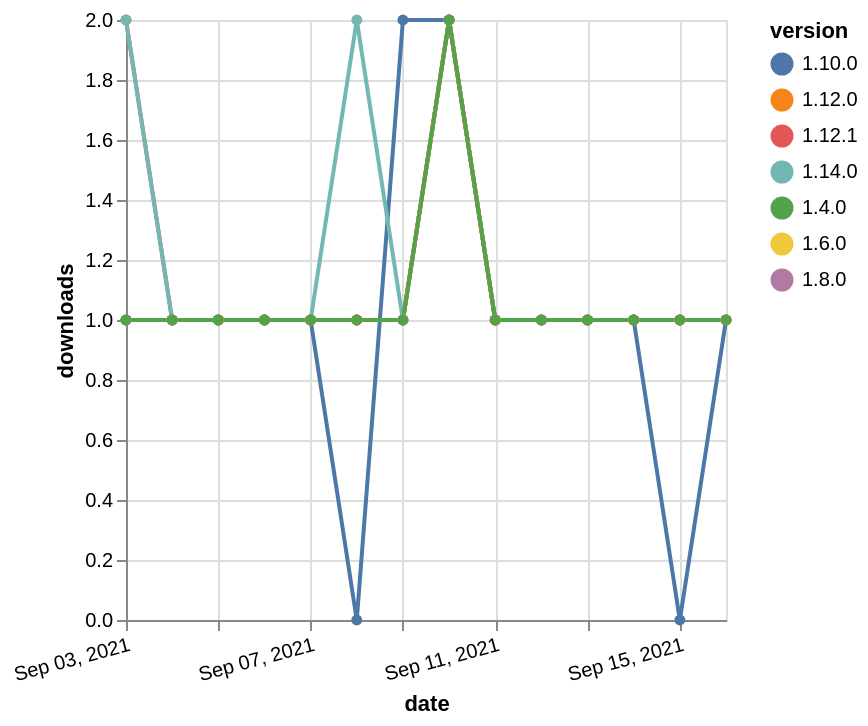

Here is the Vega-Lite specification saved for this chart:
### Vega-Lite specification from a JSON file in a GitHub repository (floating-point values rounded to 4 significant figures)
{"$schema": "https://vega.github.io/schema/vega-lite/v5.json", "description": "A simple bar chart with embedded data.", "data": {"values": [{"date": "2021-09-03", "total": 190, "delta": 1, "version": "1.6.0"}, {"date": "2021-09-04", "total": 191, "delta": 1, "version": "1.6.0"}, {"date": "2021-09-05", "total": 192, "delta": 1, "version": "1.6.0"}, {"date": "2021-09-06", "total": 193, "delta": 1, "version": "1.6.0"}, {"date": "2021-09-07", "total": 194, "delta": 1, "version": "1.6.0"}, {"date": "2021-09-08", "total": 195, "delta": 1, "version": "1.6.0"}, {"date": "2021-09-09", "total": 196, "delta": 1, "version": "1.6.0"}, {"date": "2021-09-10", "total": 198, "delta": 2, "version": "1.6.0"}, {"date": "2021-09-11", "total": 199, "delta": 1, "version": "1.6.0"}, {"date": "2021-09-12", "total": 200, "delta": 1, "version": "1.6.0"}, {"date": "2021-09-13", "total": 201, "delta": 1, "version": "1.6.0"}, {"date": "2021-09-14", "total": 202, "delta": 1, "version": "1.6.0"}, {"date": "2021-09-15", "total": 203, "delta": 1, "version": "1.6.0"}, {"date": "2021-09-16", "total": 204, "delta": 1, "version": "1.6.0"}, {"date": "2021-09-03", "total": 181, "delta": 1, "version": "1.8.0"}, {"date": "2021-09-04", "total": 182, "delta": 1, "version": "1.8.0"}, {"date": "2021-09-05", "total": 183, "delta": 1, "version": "1.8.0"}, {"date": "2021-09-06", "total": 184, "delta": 1, "version": "1.8.0"}, {"date": "2021-09-07", "total": 185, "delta": 1, "version": "1.8.0"}, {"date": "2021-09-08", "total": 186, "delta": 1, "version": "1.8.0"}, {"date": "2021-09-09", "total": 187, "delta": 1, "version": "1.8.0"}, {"date": "2021-09-10", "total": 189, "delta": 2, "version": "1.8.0"}, {"date": "2021-09-11", "total": 190, "delta": 1, "version": "1.8.0"}, {"date": "2021-09-12", "total": 191, "delta": 1, "version": "1.8.0"}, {"date": "2021-09-13", "total": 192, "delta": 1, "version": "1.8.0"}, {"date": "2021-09-14", "total": 193, "delta": 1, "version": "1.8.0"}, {"date": "2021-09-15", "total": 194, "delta": 1, "version": "1.8.0"}, {"date": "2021-09-16", "total": 195, "delta": 1, "version": "1.8.0"}, {"date": "2021-09-03", "total": 167, "delta": 1, "version": "1.10.0"}, {"date": "2021-09-04", "total": 168, "delta": 1, "version": "1.10.0"}, {"date": "2021-09-05", "total": 169, "delta": 1, "version": "1.10.0"}, {"date": "2021-09-06", "total": 170, "delta": 1, "version": "1.10.0"}, {"date": "2021-09-07", "total": 171, "delta": 1, "version": "1.10.0"}, {"date": "2021-09-08", "total": 171, "delta": 0, "version": "1.10.0"}, {"date": "2021-09-09", "total": 173, "delta": 2, "version": "1.10.0"}, {"date": "2021-09-10", "total": 175, "delta": 2, "version": "1.10.0"}, {"date": "2021-09-11", "total": 176, "delta": 1, "version": "1.10.0"}, {"date": "2021-09-12", "total": 177, "delta": 1, "version": "1.10.0"}, {"date": "2021-09-13", "total": 178, "delta": 1, "version": "1.10.0"}, {"date": "2021-09-14", "total": 179, "delta": 1, "version": "1.10.0"}, {"date": "2021-09-15", "total": 179, "delta": 0, "version": "1.10.0"}, {"date": "2021-09-16", "total": 180, "delta": 1, "version": "1.10.0"}, {"date": "2021-09-03", "total": 134, "delta": 2, "version": "1.12.1"}, {"date": "2021-09-04", "total": 135, "delta": 1, "version": "1.12.1"}, {"date": "2021-09-05", "total": 136, "delta": 1, "version": "1.12.1"}, {"date": "2021-09-06", "total": 137, "delta": 1, "version": "1.12.1"}, {"date": "2021-09-07", "total": 138, "delta": 1, "version": "1.12.1"}, {"date": "2021-09-08", "total": 139, "delta": 1, "version": "1.12.1"}, {"date": "2021-09-09", "total": 140, "delta": 1, "version": "1.12.1"}, {"date": "2021-09-10", "total": 142, "delta": 2, "version": "1.12.1"}, {"date": "2021-09-11", "total": 143, "delta": 1, "version": "1.12.1"}, {"date": "2021-09-12", "total": 144, "delta": 1, "version": "1.12.1"}, {"date": "2021-09-13", "total": 145, "delta": 1, "version": "1.12.1"}, {"date": "2021-09-14", "total": 146, "delta": 1, "version": "1.12.1"}, {"date": "2021-09-15", "total": 147, "delta": 1, "version": "1.12.1"}, {"date": "2021-09-16", "total": 148, "delta": 1, "version": "1.12.1"}, {"date": "2021-09-03", "total": 120, "delta": 2, "version": "1.14.0"}, {"date": "2021-09-04", "total": 121, "delta": 1, "version": "1.14.0"}, {"date": "2021-09-05", "total": 122, "delta": 1, "version": "1.14.0"}, {"date": "2021-09-06", "total": 123, "delta": 1, "version": "1.14.0"}, {"date": "2021-09-07", "total": 124, "delta": 1, "version": "1.14.0"}, {"date": "2021-09-08", "total": 126, "delta": 2, "version": "1.14.0"}, {"date": "2021-09-09", "total": 127, "delta": 1, "version": "1.14.0"}, {"date": "2021-09-10", "total": 129, "delta": 2, "version": "1.14.0"}, {"date": "2021-09-11", "total": 130, "delta": 1, "version": "1.14.0"}, {"date": "2021-09-12", "total": 131, "delta": 1, "version": "1.14.0"}, {"date": "2021-09-13", "total": 132, "delta": 1, "version": "1.14.0"}, {"date": "2021-09-14", "total": 133, "delta": 1, "version": "1.14.0"}, {"date": "2021-09-15", "total": 134, "delta": 1, "version": "1.14.0"}, {"date": "2021-09-16", "total": 135, "delta": 1, "version": "1.14.0"}, {"date": "2021-09-03", "total": 151, "delta": 1, "version": "1.12.0"}, {"date": "2021-09-04", "total": 152, "delta": 1, "version": "1.12.0"}, {"date": "2021-09-05", "total": 153, "delta": 1, "version": "1.12.0"}, {"date": "2021-09-06", "total": 154, "delta": 1, "version": "1.12.0"}, {"date": "2021-09-07", "total": 155, "delta": 1, "version": "1.12.0"}, {"date": "2021-09-08", "total": 156, "delta": 1, "version": "1.12.0"}, {"date": "2021-09-09", "total": 157, "delta": 1, "version": "1.12.0"}, {"date": "2021-09-10", "total": 159, "delta": 2, "version": "1.12.0"}, {"date": "2021-09-11", "total": 160, "delta": 1, "version": "1.12.0"}, {"date": "2021-09-12", "total": 161, "delta": 1, "version": "1.12.0"}, {"date": "2021-09-13", "total": 162, "delta": 1, "version": "1.12.0"}, {"date": "2021-09-14", "total": 163, "delta": 1, "version": "1.12.0"}, {"date": "2021-09-15", "total": 164, "delta": 1, "version": "1.12.0"}, {"date": "2021-09-16", "total": 165, "delta": 1, "version": "1.12.0"}, {"date": "2021-09-03", "total": 243, "delta": 1, "version": "1.4.0"}, {"date": "2021-09-04", "total": 244, "delta": 1, "version": "1.4.0"}, {"date": "2021-09-05", "total": 245, "delta": 1, "version": "1.4.0"}, {"date": "2021-09-06", "total": 246, "delta": 1, "version": "1.4.0"}, {"date": "2021-09-07", "total": 247, "delta": 1, "version": "1.4.0"}, {"date": "2021-09-08", "total": 248, "delta": 1, "version": "1.4.0"}, {"date": "2021-09-09", "total": 249, "delta": 1, "version": "1.4.0"}, {"date": "2021-09-10", "total": 251, "delta": 2, "version": "1.4.0"}, {"date": "2021-09-11", "total": 252, "delta": 1, "version": "1.4.0"}, {"date": "2021-09-12", "total": 253, "delta": 1, "version": "1.4.0"}, {"date": "2021-09-13", "total": 254, "delta": 1, "version": "1.4.0"}, {"date": "2021-09-14", "total": 255, "delta": 1, "version": "1.4.0"}, {"date": "2021-09-15", "total": 256, "delta": 1, "version": "1.4.0"}, {"date": "2021-09-16", "total": 257, "delta": 1, "version": "1.4.0"}]}, "width": "container", "mark": {"type": "line", "point": {"filled": true}}, "encoding": {"x": {"field": "date", "type": "temporal", "timeUnit": "yearmonthdate", "title": "date", "axis": {"labelAngle": -15}}, "y": {"field": "delta", "type": "quantitative", "title": "downloads"}, "color": {"field": "version", "type": "nominal"}, "tooltip": {"field": "delta"}}}
